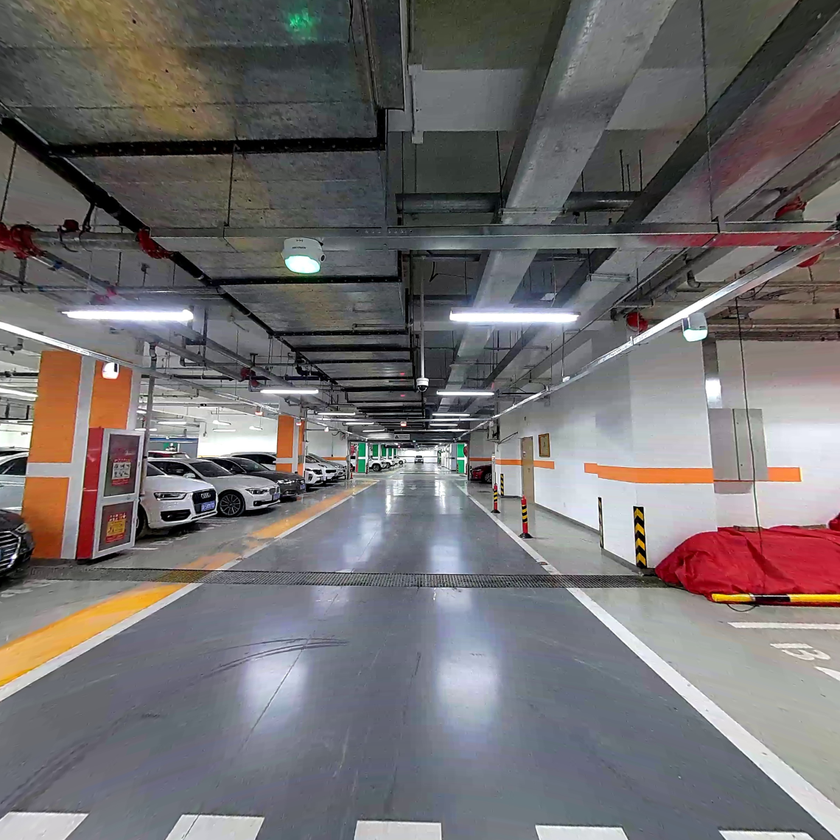
#> input picture test_inpaint/0_0.png, 840 x 840 px, shrunk from 1140 x 1140 before the run
$ python test_inv_weight.py
#> lines starting #> are read from the running program, lines starting #| are printed output that depends on the picture; after the words box and inside, x2 and y2 are one past the last pixel; in counts of white or black regions, pixels touching at a corner belong together
import cv2
import numpy as np

if __name__ == "__main__":
    img = cv2.imread("0_0.png")
#> img is the input picture: shape (840, 840, 3); mean B, G, R 110.6, 109.9, 113.9
    # img = cv2.imread("0_0.png", cv2.IMREAD_GRAYSCALE)

    # create mask
    img_g = cv2.cvtColor(img, cv2.COLOR_BGR2GRAY)
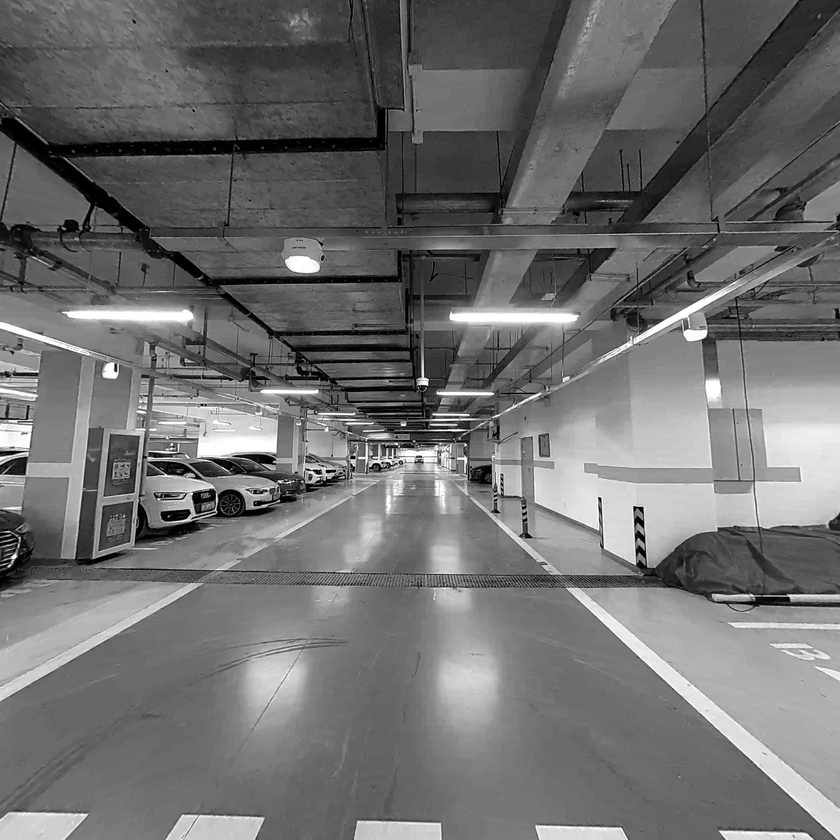
#> img_g: shape (840, 840); min 0, max 255, mean 111.2
    cv2.imwrite("img_g.png", img_g)

    ret, th1 = cv2.threshold(img_g, 160, 230, cv2.THRESH_BINARY)
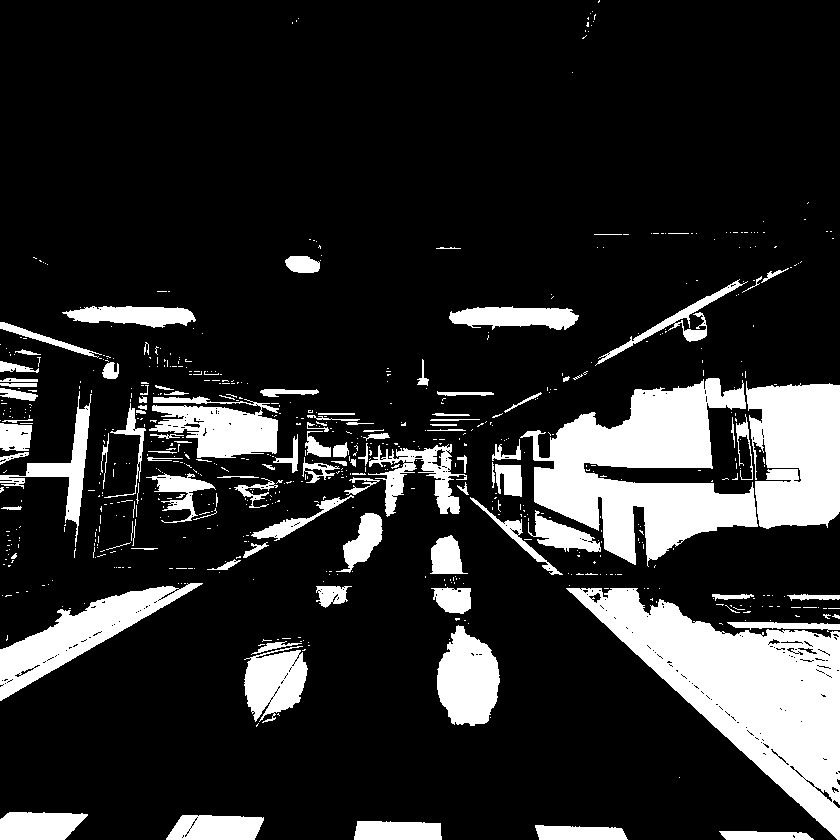
#> th1: shape (840, 840); values 0 (black) and 230 (white), 16.9% white; 683 white regions (574 under 20 px), largest, box (x1, y1, x2, y2) and area: (566, 588, 840, 840) 26854, (520, 378, 758, 567) 22286, (746, 381, 840, 529) 11547

    # th1 = cv2.cvtColor(th1, cv2.COLOR_BGR2GRAY)
    cv2.imwrite("th1.png", th1)

    # inv_weight = 255/img_g
    inv_weight = img_g.copy()
    # cv2.imwrite("inv_weight.png", inv_weight)
    # inv_weight = np.array([inv_weight, inv_weight, inv_weight])

    # timg = inv_weight * img_g
    timg = img.copy()

    img_shape = img.shape
#> img_shape = (840, 840, 3)

    for i in range(img_shape[0]):
        for j in range(img_shape[1]):
            # timg[i][j] = timg[i][j] * inv_weight[i][j]

            if(th1[i][j] != 0):
                # print(th1[i][j])
            #     timg[i][j] = timg[i][j] * 0.6

            # if(img_g[i][j] != 0):
                inv_weight[i][j] = 255 - img_g[i][j]

                # timg[i][j] = inv_weight[i][j]/255 * timg[i][j] + timg[i][j]
                timg[i][j] = timg[i][j] - 0.3 * img_g[i][j]
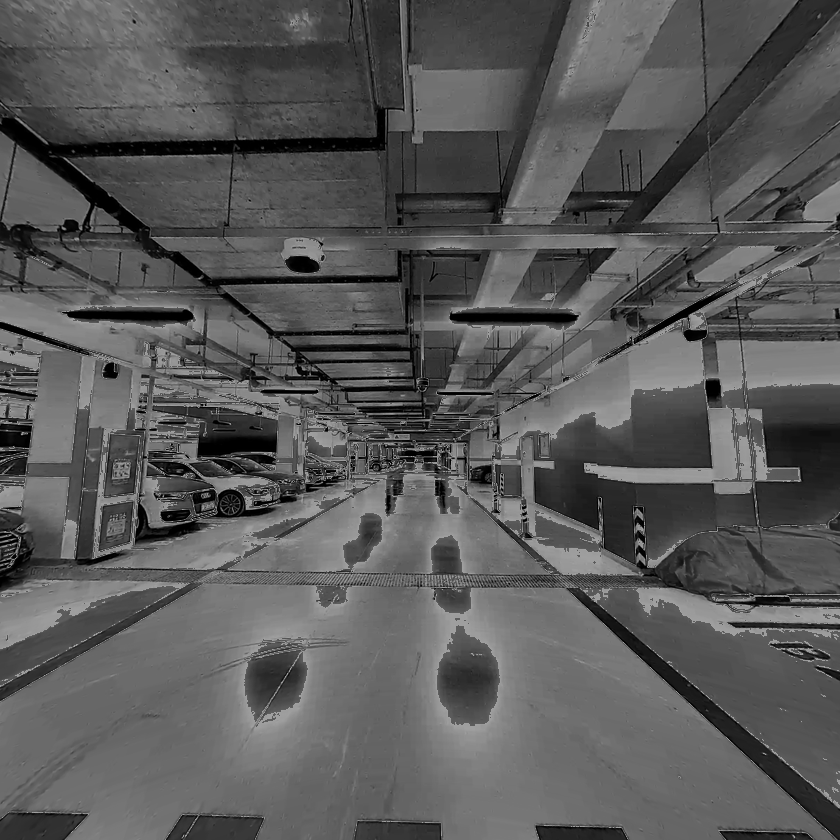
#> inv_weight: shape (840, 840); 16.9% of pixels changed, all inside (x1, y1, x2, y2) = (0, 0, 840, 840)
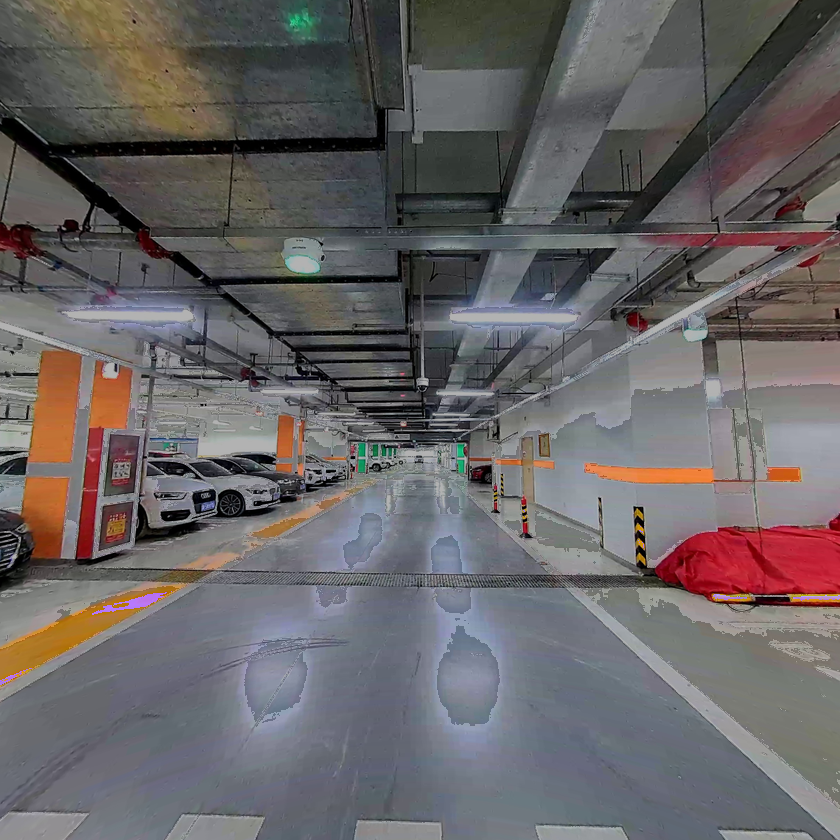
#> timg: shape (840, 840, 3); 16.9% of pixels changed, all inside (x1, y1, x2, y2) = (0, 0, 840, 840)

    cv2.imwrite("timg.png", timg)
    cv2.imwrite("inv_weight.png", inv_weight)
